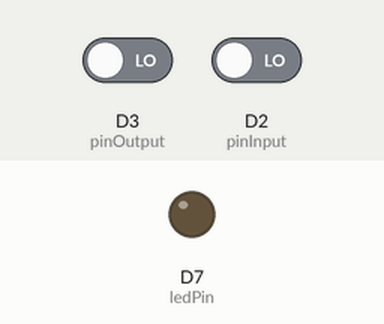
Recording of a sketch running on a simulated ESP8266 (NodeMCU). Parts: output pins drawn as LEDs (lit = HIGH). The test bench sets the inputs (shaded band); at power-on: D3 (pinOutput) LOW, D2 (pinInput) LOW. WiFi joins after 1.5 s; servers stay silent unless stated; what the sketch prints to the serial monitor is not drawn.

Above: at 3.0 s.
3.1 s: D3 (pinOutput) driven HIGH
At 4.3 s:
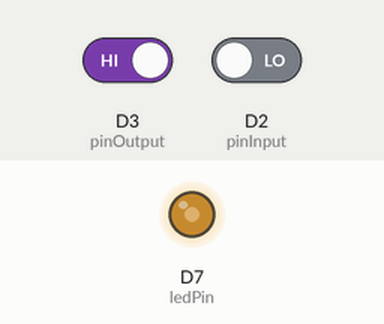
5.4 s: D2 (pinInput) driven HIGH
At 6.7 s:
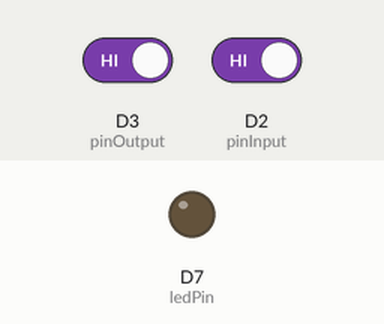
7.0 s: D2 (pinInput) driven LOW
At 8.0 s:
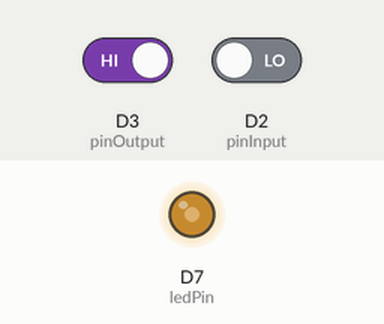
Timing chart, 0 to 10.0 s (numbered marks = the images above; inputs shaded):
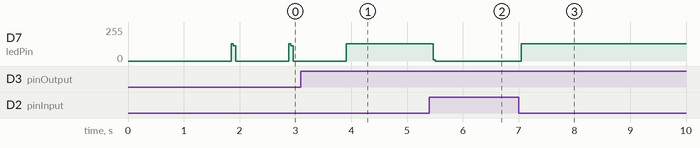

Measured:
- after the input at 3.1 s, D7 (ledPin): goes on until 3.9 s, then stays 128/255
- after the input at 5.4 s, D7 (ledPin): 128/255 → 0/255 after 0.07 s
- after the input at 7.0 s, D7 (ledPin): 0/255 → 128/255 at once

The sketch:

FIREBASE_COUNTER_ARDUINO.ino
```cpp
#include <ESP8266WiFi.h>
#include <FirebaseArduino.h>

// Set these to run example.
#define FIREBASE_HOST "uvuvuewvuew.firebaseio.com"
#define FIREBASE_AUTH "Ppe6QSHG6oHkFyhhjTpBqkC9WKqrenT8VqWsZ9ik"
#define WIFISSID "www.interactiverobotics.club" // Assign your WiFi SSID
#define PASSWORD  "cilibur2019" // Assign your WiFi password
#define id_device "001"

int ledPin = D7; // choose pin for the LED
int pinInput = D2; // choose input pin (for Infrared sensor)
int pinOutput = D3; // choose input pin (for Infrared sensor)
int sensorInput = 0; // variable for reading the pin status
int sensorOutput = 0; // variable for reading the pin status
int statusIn=0;
int statusOut=0;
int hitung=0;
int jeda=800;
void setup()
{
Serial.begin(9600);
WiFi.begin(WIFISSID, PASSWORD);
Serial.print("connecting");
while (WiFi.status() != WL_CONNECTED) {
    Serial.print(".");
    delay(500);
  }
  Serial.println();
  Serial.print("connected: ");
  Serial.println(WiFi.localIP());

  pinMode(ledPin, OUTPUT); // declare LED as output
  pinMode(pinInput, INPUT); // declare Infrared sensor as input
  pinMode(pinOutput, INPUT); // declare Infrared sensor as input

  Firebase.begin(FIREBASE_HOST, FIREBASE_AUTH);
  Firebase.setString("id_device", id_device);
  Firebase.set("hitung", 0);

}

void bunyi(){
  unsigned char i, j ;
for (i = 0; i <20; i++) // When a frequency sound
    {
      digitalWrite (ledPin, HIGH) ; //send tone
      delay (1) ;
      digitalWrite (ledPin, LOW) ; //no tone
      delay (1) ;
    }
}

void loop(){
sensorInput = digitalRead(pinInput); // read input sensorInputue
sensorOutput = digitalRead(pinOutput); // read input sensorInputue
if (sensorInput == HIGH) { // check if the input is HIGH
digitalWrite(ledPin, LOW); // turn LED OFF
} else {
bunyi();
statusIn=1;
}

if (sensorOutput == HIGH) { // check if the input is HIGH
digitalWrite(ledPin, LOW); // turn LED OFF
} else {
bunyi();
statusOut=1;
}

if (statusIn==1 && statusOut==1){
  hitung++;
  Firebase.setInt("hitung", hitung);
  Serial.println(hitung);
  delay(jeda);
  statusIn=0;
  statusOut=0;
}
}
```
